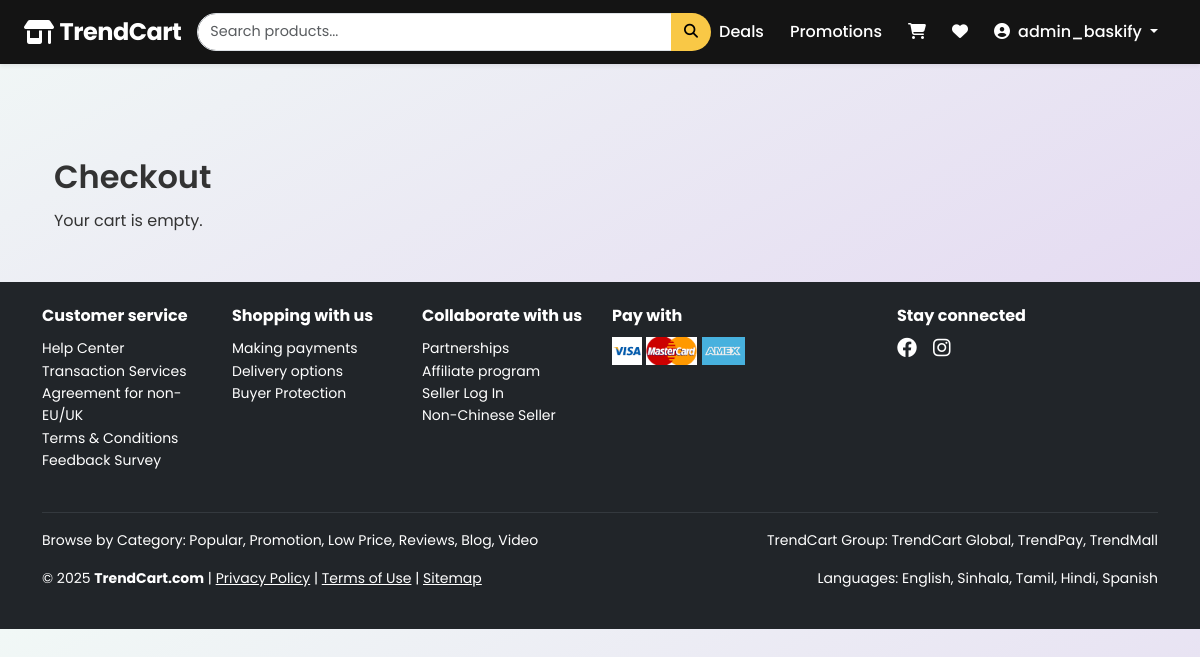
/checkout/ (signed in), run on an earlier commit of the app's database.
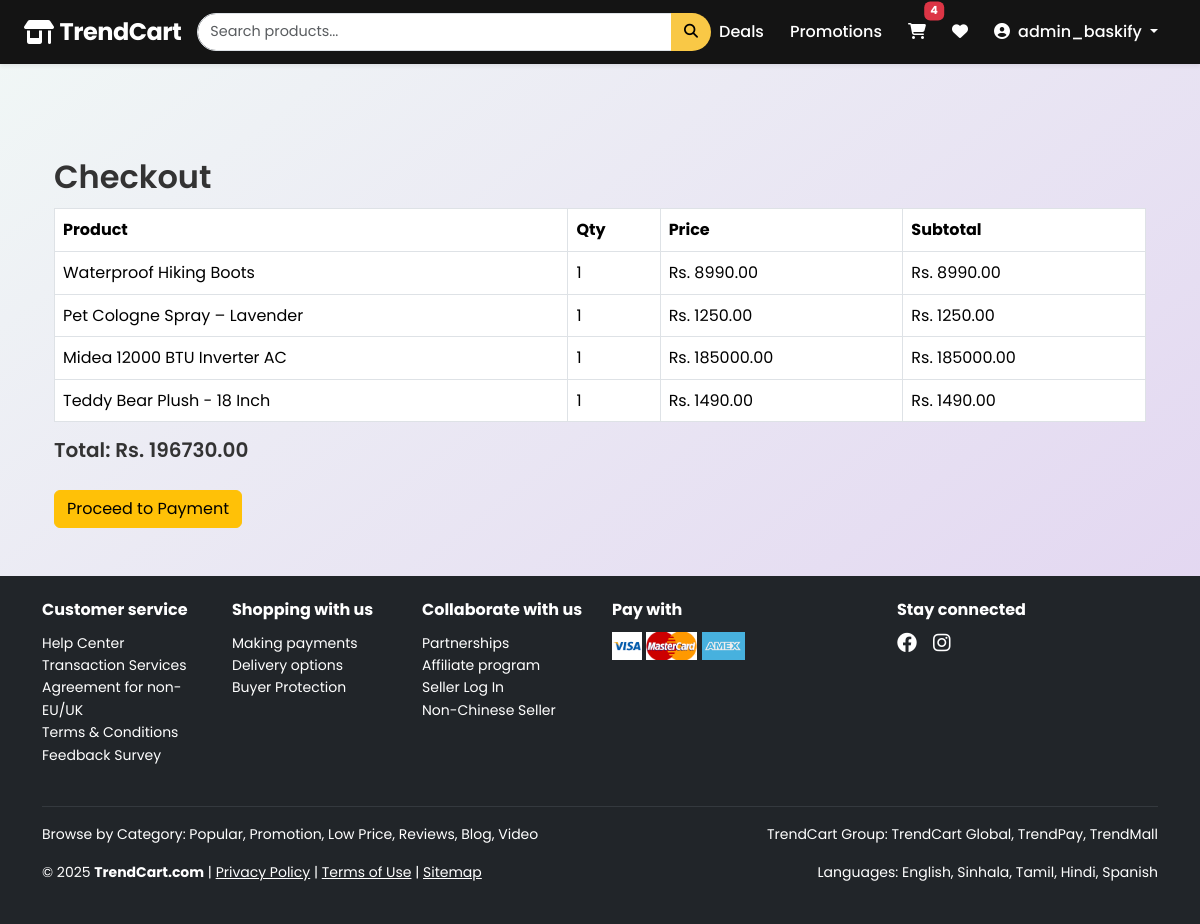
And on a later commit of the database.
### store/models.py (models this page shows, shortened)
class CartItem(models.Model):
    user = models.ForeignKey(User, on_delete=models.CASCADE)
    product = models.ForeignKey(Product, on_delete=models.CASCADE)
    quantity = models.PositiveIntegerField(default=1)
    def subtotal(self):
        return self.quantity * self.product.price

class Product(models.Model):
    name = models.CharField(max_length=100)
    description = models.TextField()
    price = models.DecimalField(max_digits=10, decimal_places=2)
    image = models.ImageField(upload_to='product_images/')  # Main image
    category = models.ForeignKey(Category, on_delete=models.CASCADE)
    is_deal = models.BooleanField(default=False)
    likes = models.ManyToManyField(User, related_name='liked_products', blank=True)

### store/views.py (the view, shortened to what this page needs)
# urls.py: path('checkout/', views.checkout, name='checkout'),
@login_required
@never_cache
def checkout(request):
    cart_items = CartItem.objects.filter(user=request.user)
    total = sum(item.subtotal() for item in cart_items)
    return render(request, 'store/checkout.html', {
        'cart_items': cart_items,
        'total': total
    })

### store/context_processors.py (called while the page is built)
def cart_item_count(request):
    if request.user.is_authenticated:
        count = sum(item.quantity for item in CartItem.objects.filter(user=request.user))
    else:
        count = 0
    return {'cart_item_count': count}

### store/templates/store/checkout.html (shortened to what this page needs)
{% extends 'store/base.html' %}
{% block content %}
<div class="container mt-5">
  <h2>Checkout</h2>
  {% if buy_now %}
    <div class="card mb-4">
      <div class="card-body">
        <h5>{{ product.name }}</h5>
        <p>Price: Rs. {{ product.price }}</p>
        <p>Quantity: {{ quantity }}</p>
        <h5>Total: Rs. {{ total }}</h5>
      </div>
    </div>
  {% elif cart_items %}
    <table class="table table-bordered">
      <thead>
        <tr>
          <th>Product</th>
          <th>Qty</th>
          <th>Price</th>
          <th>Subtotal</th>
        </tr>
      </thead>
      <tbody>
        {% for item in cart_items %}
          <tr>
            <td>{{ item.product.name }}</td>
            <td>{{ item.quantity }}</td>
            <td>Rs. {{ item.product.price }}</td>
            <td>Rs. {{ item.subtotal }}</td>
          </tr>
        {% endfor %}
      </tbody>
    </table>
    <h5 class="mt-3">Total: Rs. {{ total }}</h5>
  {% else %}
    <p>Your cart is empty.</p>
  {% endif %}
  {% if cart_items or buy_now %}
    <form method="post" action="{% url 'payment' %}">
      <button type="submit" class="btn btn-warning mt-3">Proceed to Payment</button>
    </form>
  {% endif %}
</div>
{% endblock %}

### store/templates/store/base.html (shortened to what the changed rows need)
{% load static %}
<!DOCTYPE html>
<html lang="en">
<head>
  <link href="https://cdn.jsdelivr.net/npm/bootstrap@5.3.2/dist/css/bootstrap.min.css" rel="stylesheet">
  <link rel="stylesheet" href="{% static 'store/css/style.css' %}">
  <link rel="stylesheet" href="https://cdnjs.cloudflare.com/ajax/libs/font-awesome/6.4.0/css/all.min.css">
</head>
<body>
<nav class="navbar navbar-expand-lg shadow-sm sticky-top">
  <div class="container-fluid px-4">
    <ul class="navbar-nav ms-auto align-items-center">
      {% if user.is_authenticated %}
        <li class="nav-item position-relative">
          <a href="{% url 'view_cart' %}" class="nav-link">
            <i class="fas fa-shopping-cart"></i>
            {% if cart_item_count > 0 %}
              <span class="position-absolute top-0 start-100 translate-middle badge bg-danger">{{ cart_item_count }}</span>
            {% endif %}
          </a>
        </li>
      {% else %}
        <li class="nav-item">
          <a href="{% url 'login' %}" class="btn btn-outline-light btn-sm me-2">Login</a>
          <a href="{% url 'signup' %}" class="btn btn-warning btn-sm">Sign Up</a>
        </li>
      {% endif %}
    </ul>
  </div>
</nav>
<div class="container content-container">
  {% block content %}
  {% endblock %}
</div>
</body>
</html>

What changed in the data, as far as the page shows it:
added CartItem: product.name "Waterproof Hiking Boots", quantity "1", product.price "8990.00", subtotal "8990.00"
added CartItem: product.name "Pet Cologne Spray – Lavender", quantity "1", product.price "1250.00", subtotal "1250.00"
added CartItem: product.name "Midea 12000 BTU Inverter AC", quantity "1", product.price "185000.00", subtotal "185000.00"
added CartItem: product.name "Teddy Bear Plush - 18 Inch", quantity "1", product.price "1490.00", subtotal "1490.00"
Also different on the page:
{{ cart_item_count }}: (not shown) → "4"
{{ total }}: (not shown) → "196730.00"
text no longer shown: "Your cart is empty."
text now shown: "Product Qty Price Subtotal Total: Rs. Proceed to Payment"
